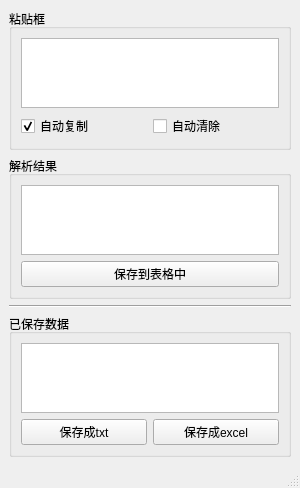
<?xml version="1.0" encoding="UTF-8"?>
<ui version="4.0">
 <class>MainWindow</class>
 <widget class="QMainWindow" name="MainWindow">
  <property name="geometry">
   <rect>
    <x>0</x>
    <y>0</y>
    <width>300</width>
    <height>456</height>
   </rect>
  </property>
  <property name="windowTitle">
   <string>Point Parser</string>
  </property>
  <widget class="QWidget" name="centralwidget">
   <layout class="QVBoxLayout" name="verticalLayout_4" stretch="2,2,0,6">
    <item>
     <widget class="QGroupBox" name="gbox_input">
      <property name="title">
       <string>粘贴框</string>
      </property>
      <layout class="QVBoxLayout" name="verticalLayout_2">
       <item>
        <widget class="QPlainTextEdit" name="ptext_input"/>
       </item>
       <item>
        <layout class="QHBoxLayout" name="horizontalLayout_2">
         <item>
          <widget class="QCheckBox" name="chkbox_auto_copy">
           <property name="text">
            <string>自动复制</string>
           </property>
           <property name="checked">
            <bool>true</bool>
           </property>
          </widget>
         </item>
         <item>
          <widget class="QCheckBox" name="chkbox_auto_clear">
           <property name="text">
            <string>自动清除</string>
           </property>
           <property name="checkable">
            <bool>true</bool>
           </property>
           <property name="checked">
            <bool>false</bool>
           </property>
          </widget>
         </item>
        </layout>
       </item>
      </layout>
     </widget>
    </item>
    <item>
     <widget class="QGroupBox" name="gbox_output">
      <property name="title">
       <string>解析结果</string>
      </property>
      <layout class="QVBoxLayout" name="verticalLayout_3">
       <item>
        <widget class="QPlainTextEdit" name="ptext_output"/>
       </item>
       <item>
        <widget class="QPushButton" name="btn_save_output">
         <property name="text">
          <string>保存到表格中</string>
         </property>
        </widget>
       </item>
      </layout>
     </widget>
    </item>
    <item>
     <widget class="Line" name="line">
      <property name="orientation">
       <enum>Qt::Horizontal</enum>
      </property>
     </widget>
    </item>
    <item>
     <widget class="QGroupBox" name="gbox_save">
      <property name="title">
       <string>已保存数据</string>
      </property>
      <layout class="QVBoxLayout" name="verticalLayout">
       <item>
        <widget class="QTableWidget" name="tbl_save">
         <property name="sizePolicy">
          <sizepolicy hsizetype="Preferred" vsizetype="Expanding">
           <horstretch>0</horstretch>
           <verstretch>0</verstretch>
          </sizepolicy>
         </property>
        </widget>
       </item>
       <item>
        <layout class="QHBoxLayout" name="horizontalLayout">
         <item>
          <widget class="QPushButton" name="btn_save2txt">
           <property name="text">
            <string>保存成txt</string>
           </property>
          </widget>
         </item>
         <item>
          <widget class="QPushButton" name="btn_save2xls">
           <property name="text">
            <string>保存成excel</string>
           </property>
          </widget>
         </item>
        </layout>
       </item>
      </layout>
     </widget>
    </item>
   </layout>
  </widget>
  <widget class="QMenuBar" name="menubar">
   <property name="geometry">
    <rect>
     <x>0</x>
     <y>0</y>
     <width>300</width>
     <height>22</height>
    </rect>
   </property>
  </widget>
  <widget class="QStatusBar" name="statusbar"/>
 </widget>
 <resources/>
 <connections/>
</ui>
